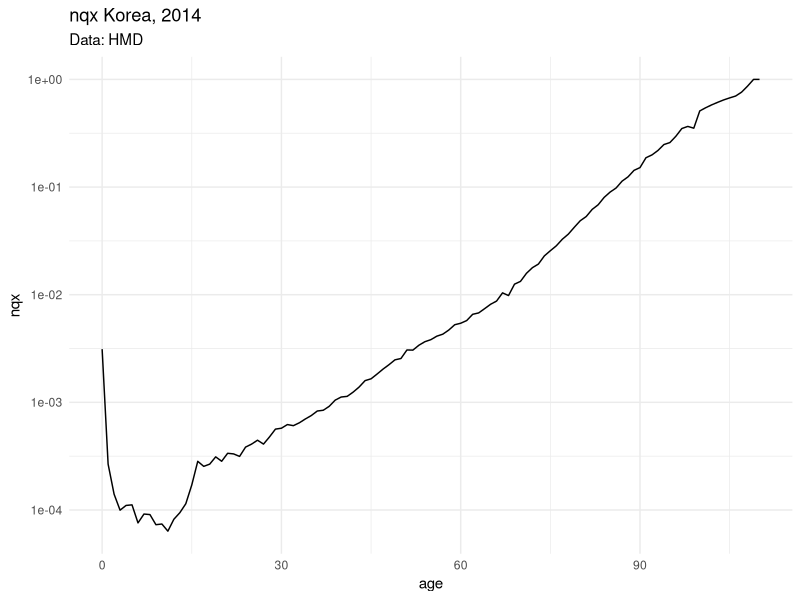
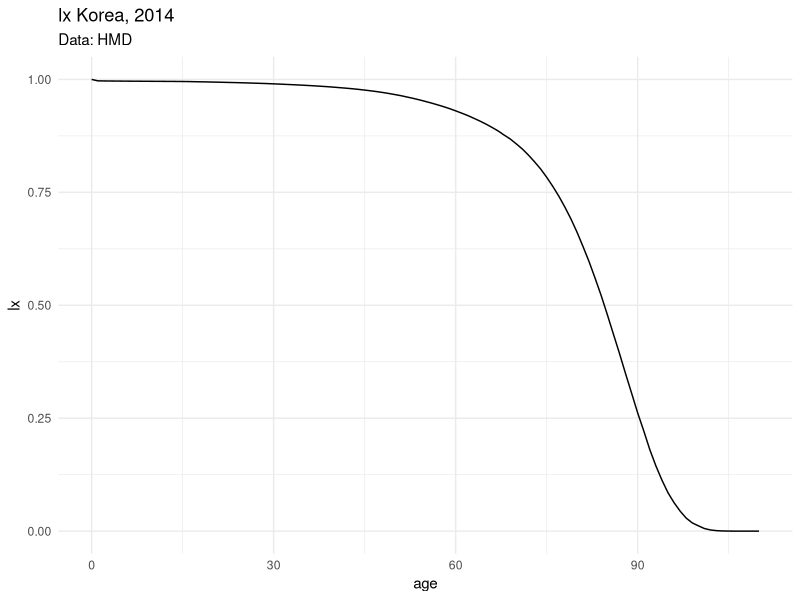
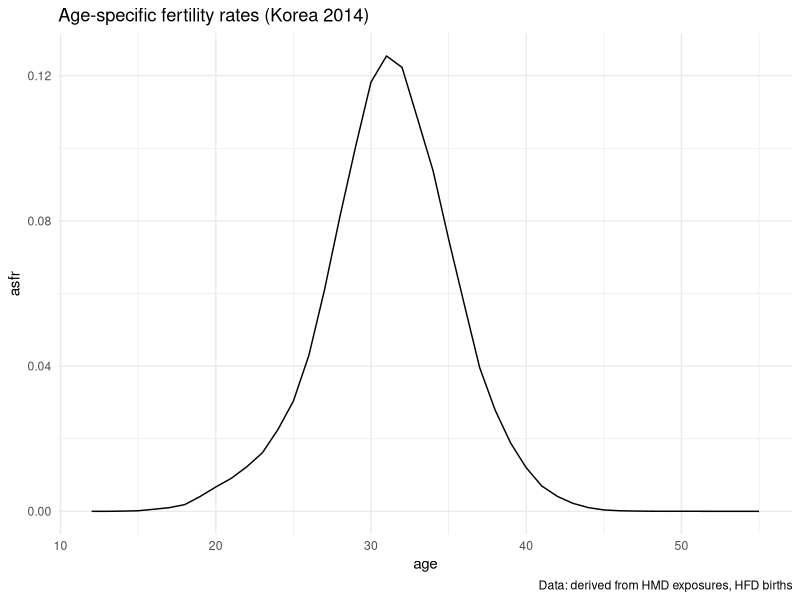

The R source for these figures, in order:
## ---- chunk 1
knitr::opts_chunk$set(echo = TRUE)
## ---- chunk 2
library(tidyverse)
KOR2014 <- read_csv("Data/KOR2014.csv",
                    show_col_types = FALSE)
## ---- chunk 3
calc_nqx <- function(nMx, nAx, n){
  qx         <- (n * nMx) / (1 - (n - nAx) * nMx)
  
  # these are kludges, necessary to ensure nqx results as a probability
  qx[qx > 1] <- 1
  qx[qx < 0] <- 0
  qx
}
## ---- chunk 4
# Example of what nqx looks like over age
KOR2014 |> 
  filter(sex == "total") |> 
  mutate(nMx = deaths / exposure,
         nAx = if_else(age == 0, .1, .5),
         n = 1,
         nqx = calc_nqx(nMx = nMx, nAx = nAx, n = n)) |> 
  ggplot(aes(x = age, y = nqx)) + 
  geom_line() +
  scale_y_log10() +
  labs(title = "nqx Korea, 2014",
       subtitle = "Data: HMD") +
  theme_minimal()
## ---- chunk 5
# nqx is a full vector over age.
calc_lx <- function(nqx, radix = 1){
  npx <- 1 - nqx
  n   <- length(nqx)
  lx  <- cumprod(npx)
  # shift it back 1, as we start with 100%!
  # also ensure outgoing vector is the same length.
  lx  <- radix * c(1, lx[-n])
  lx
}
## ---- chunk 6
KOR2014 |> 
  filter(sex == "total") |> 
  mutate(nMx = deaths / exposure,
         nAx = if_else(age == 0, .1, .5),
         n = 1,
         nqx = calc_nqx(nMx = nMx, nAx = nAx, n = n),
         lx = calc_lx(nqx = nqx)) |> 
  ggplot(aes(x = age, y = lx)) + 
  geom_line() +
  ylim(0,1) +
  labs(title = "lx Korea, 2014",
       subtitle = "Data: HMD") +
  theme_minimal()
## ---- chunk 7
calc_ndx <- function(nqx, lx){
   nqx * lx
}
## ---- chunk 8
calc_nLx <- function(lx, ndx, nAx, n){
  N        <- length(lx)
  nLx      <- n[-N] * lx[-1] + nAx[-N] * ndx[-N]
  # special treatment for open age
  nLx[N]	 <- lx[N] * nAx[N] 
  nLx
}

# and application with no plot:
KOR2014 |> 
  filter(sex == "total") |> 
  mutate(nMx = deaths / exposure,
         nAx = if_else(age == 0, .1, .5),
         n = 1,
         nqx = calc_nqx(nMx = nMx, nAx = nAx, n = n),
         lx = calc_lx(nqx = nqx),
         ndx = lx * nqx,
         nLx = calc_nLx(lx = lx, ndx = ndx, nAx = nAx, n = n)) |> 
  head()
## ---- chunk 9
calc_Tx <- function(nLx){
  # to understand this, look at the nLx curve,
  # then imagine integrating from the right 
  # to the left. Then compare with the formula!
  nLx |> 
    rev() |> 
    cumsum() |> 
    rev()
}
## ---- chunk 10
calc_ex <- function(Tx, lx){
  Tx / lx
}

KOR2014 |> 
  filter(sex == "total") |> 
  mutate(nMx = deaths / exposure,
         nAx = if_else(age == 0, .1, .5),
         n = 1,
         nqx = calc_nqx(nMx = nMx, nAx = nAx, n = n),
         lx = calc_lx(nqx = nqx),
         ndx = lx * nqx,
         nLx = calc_nLx(lx = lx, ndx = ndx, nAx = nAx, n = n),
         Tx = calc_Tx(nLx = nLx),
         ex = calc_ex(Tx = Tx, lx = lx)) |> 
  filter(age == 0) |> 
  pull(ex)
## ---- chunk 11
KOR2014 |> 
  group_by(sex) |> 
  mutate(nMx = deaths / exposure,
         nAx = if_else(age == 0, .1, .5),
         n = 1,
         nqx = calc_nqx(nMx = nMx, nAx = nAx, n = n),
         lx = calc_lx(nqx = nqx),
         ndx = lx * nqx,
         nLx = calc_nLx(lx = lx, ndx = ndx, nAx = nAx, n = n),
         Tx = calc_Tx(nLx = nLx),
         ex = calc_ex(Tx = Tx, lx = lx)) |> 
  ungroup() |> 
  filter(age == 0) |> 
  select(sex, ex)
## ---- chunk 12
calc_LT <- function(nMx, nAx, n, radix){
  N <- length(nMx)
  nqx  <- calc_nqx(nMx, nAx, n)
  lx   <- calc_lx(nqx = nqx, radix = 1)
  ndx  <- calc_ndx(nqx = nqx, lx = lx)
  nLx  <- calc_nLx(lx = lx, ndx = ndx, nAx = nAx, n = n)
  Tx   <- calc_Tx(nLx = nLx)
  ex   <- calc_ex(Tx = Tx, lx = lx)
  Age  <- cumsum(c(0,n))[1:N]
  
  
  tibble(Age = Age,
         nMx = nMx,
         nAx = nAx,
         nqx = nqx,
         lx = lx,
         ndx = ndx,
         nLx = nLx,
         Tx = Tx,
         ex = ex)
}
## ---- chunk 13
# data.frame in, data.frame out!
calc_LT_tidy <- function(data, radix){
  # this is hacky, but works.
  # just pick out the needed vectors from the group of data
  calc_LT(nMx = data$nMx,
          nAx = data$nAx,
          n = data$n,
          radix = radix)
}
## ---- chunk 14
KOR2014 |> 
  mutate(nMx = deaths / exposure,
         # You might change the way nAx is made...
         nAx = if_else(age == 0, .1, .5),
         n = 1) |> 
  group_by(sex) |> 
  group_modify(~calc_LT_tidy(data = .x, radix = 1e5)) |> 
  ungroup()
## ---- chunk 15
# Person-years
KOR2014 |> 
  filter(sex == "total") |> 
  summarize(exposure = sum(exposure),
            births = sum(births, na.rm = TRUE)) |> 
  mutate(CBR = births / exposure)
## ---- chunk 16
# Female population
KOR2014_2 <-
  KOR2014 |> 
  select(-deaths) |> 
  pivot_wider(names_from = sex, values_from = c(exposure,births)) |> 
  mutate(births_female = births_total) |> 
  pivot_longer(-c(year,age), names_to = c("measure","sex"), values_to= "value",names_sep="_") |> 
  pivot_wider(names_from = "measure",values_from="value") |> 
  filter(sex == "female")

KOR2014_2 |> 
  filter(between(age, 15,50)) |> 
  summarize(exposure = sum(exposure),
            births = sum(births)) |> 
  mutate(GFR = births / exposure)

## ---- chunk 17
KOR2014_2 |> 
  mutate(asfr = births / exposure) |> 
  ggplot(aes(x = age, y = asfr)) + 
  geom_line() +
  labs(title = "Age-specific fertility rates (Korea 2014)",
       caption = "Data: derived from HMD exposures, HFD births") +
  xlim(12,55) +
  theme_minimal()

## ---- chunk 18

# TFR
KOR2014_2 |> 
  mutate(asfr = births / exposure,
         n = 1) |> # make this 5 if you have 5-year age groups!!
  summarize(tfr = sum(asfr * n))


## ---- chunk 19

# MA
KOR2014_2 |> 
  mutate(asfr = births / exposure,
         n = 1,
         xbar = age + n / 2) |> 
  summarize(MA = sum(xbar * asfr) / sum(asfr))

